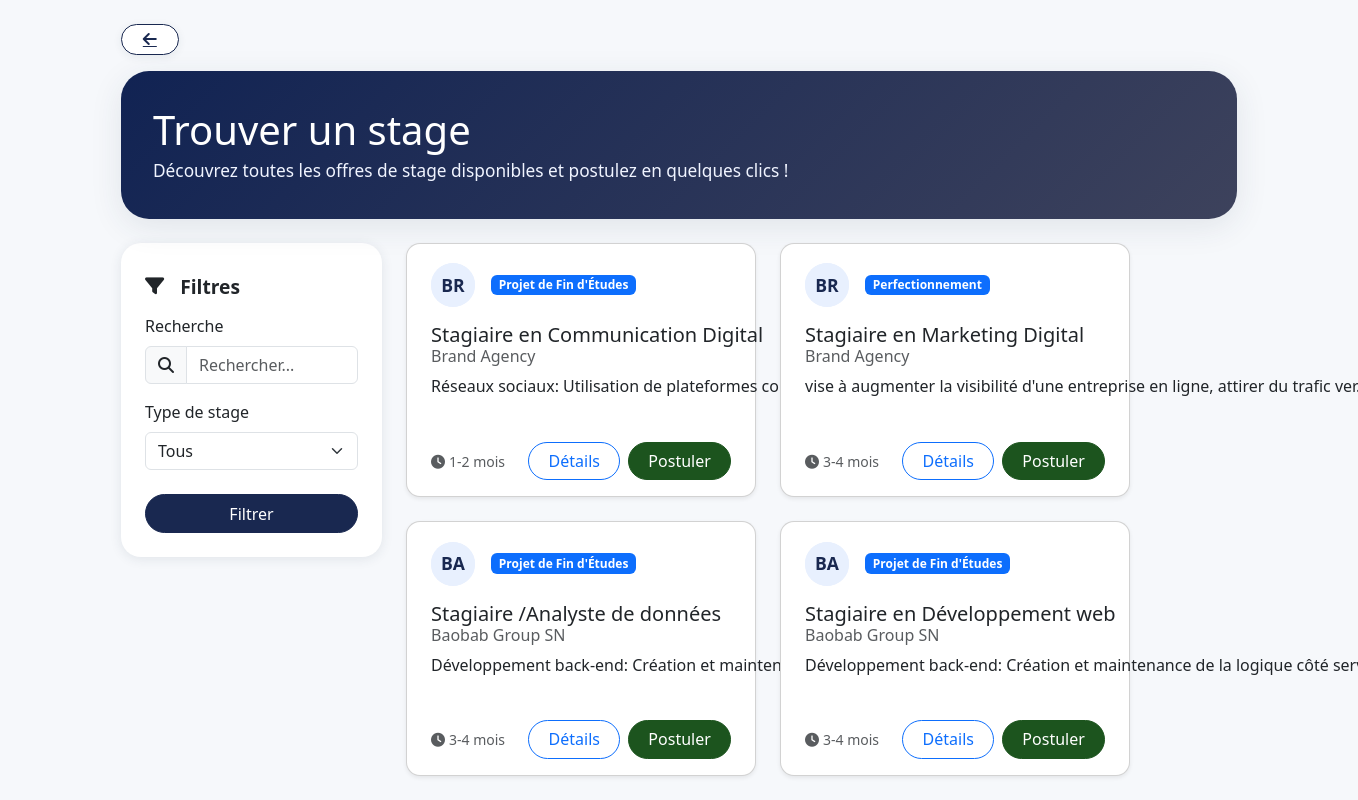
The page /stages/ (signed in) on the database its author committed.
### stages/models.py (models this page shows, shortened)
class Stage(models.Model):
    TYPE_CHOICES = [
        ('initiation', _('Initiation')),
        ('perfectionnement', _('Perfectionnement')),
        ('pfe', _('Projet de Fin d\'Études')),
    ]
    DUREE_CHOICES = [
        ('1-2', _('1-2 mois')),
        ('3-4', _('3-4 mois')),
        ('5-6', _('5-6 mois')),
    ]
    titre = models.CharField(_('Titre du stage'), max_length=200)
    entreprise = models.ForeignKey(Entreprise, on_delete=models.CASCADE, related_name='stages')
    type_stage = models.CharField(_('Type de stage'), max_length=20, choices=TYPE_CHOICES)
    duree = models.CharField(_('Durée'), max_length=10, choices=DUREE_CHOICES)
    description = models.TextField(_('Description'))
    competences_requises = models.TextField(_('Compétences requises'))
    remuneration = models.DecimalField(_('Rémunération'), max_digits=10, decimal_places=2, null=True, blank=True)
    date_debut = models.DateField(_('Date de début'))
    date_fin = models.DateField(_('Date de fin'))
    nombre_places = models.PositiveIntegerField(_('Nombre de places'), default=1)
    date_publication = models.DateTimeField(default=timezone.now)
    date_modification = models.DateTimeField(auto_now=True)
    est_actif = models.BooleanField(_('Actif'), default=True)
    class Meta:
        verbose_name = _('Stage')
        verbose_name_plural = _('Stages')
        ordering = ['-date_publication']

class Entreprise(models.Model):
    profile = models.OneToOneField(UserProfile, on_delete=models.CASCADE, related_name='entreprise', null=True)
    nom = models.CharField(max_length=200)
    secteur_activite = models.CharField(max_length=100)
    adresse = models.TextField()
    telephone = models.CharField(max_length=20)
    site_web = models.URLField(blank=True)
    description = models.TextField()
    logo = models.ImageField(upload_to='logos/', null=True, blank=True)
    date_inscription = models.DateTimeField(default=timezone.now)
    class Meta:
        verbose_name = _('Entreprise')
        verbose_name_plural = _('Entreprises')

### stages/views.py (the view)
# urls.py: path('stages/', views.stage_list, name='stage_list'),
def stage_list(request):
    user = request.user
    if user.is_authenticated and hasattr(user, 'profile') and user.profile.user_type == 'entreprise' and hasattr(user.profile, 'entreprise'):
        stages = Stage.objects.filter(est_actif=True, entreprise=user.profile.entreprise)
    else:
        stages = Stage.objects.filter(est_actif=True)
    query = request.GET.get('q')
    type_stage = request.GET.get('type')
    duree = request.GET.get('duree')
    if query:
        stages = stages.filter(
            Q(titre__icontains=query) |
            Q(description__icontains=query) |
            Q(entreprise__nom__icontains=query)
        )
    if type_stage:
        stages = stages.filter(type_stage=type_stage)
    if duree:
        stages = stages.filter(duree=duree)
    paginator = Paginator(stages, 10)
    page_number = request.GET.get('page')
    page_obj = paginator.get_page(page_number)
    context = {
        'page_obj': page_obj,
        'type_choices': Stage.TYPE_CHOICES,
        'duree_choices': Stage.DUREE_CHOICES,
    }
    return render(request, 'stages/stage_list.html', context)

### templates/stages/stage_list.html (shortened to what this page needs)
{% extends 'list_base.html' %}
{% load i18n %}
{% block content %}
<div class="container py-4">
  <a href="{% url 'stages:dashboard' %}" class="btn-back mb-3"><i class="fas fa-arrow-left"></i></a>
  {% if user.is_authenticated and user.profile and user.profile.user_type == 'entreprise' %}
    <div class="d-flex justify-content-between align-items-center mb-4">
      <h1 class="display-6 mb-0">{% trans "Mes Offres" %}</h1>
      <a href="{% url 'stages:stage_create' %}" class="btn btn-primary rounded-pill"><i class="fas fa-plus"></i> {% trans "Nouvelle offre" %}</a>
    </div>
  {% else %}
    <div class="stage-hero mb-4">
      <div class="hero-text">
        <h1 class="display-6 mb-1" style="color:#fff;">{% trans "Trouver un stage" %}</h1>
        <p class="mb-0" style="color:#f0f4ff; font-size:1.08rem;">{% trans "Découvrez toutes les offres de stage disponibles et postulez en quelques clics !" %}</p>
      </div>
    </div>
  {% endif %}
  <div class="row justify-content-center">
    {% if not user.is_authenticated or not user.profile or user.profile.user_type != 'entreprise' %}
    <div class="col-md-3 mb-4">
      <div class="stage-filters">
        <h5 class="card-title mb-0">
          <i class="fas fa-filter me-2"></i>{% trans "Filtres" %}
        </h5>
        <form method="get" id="filterForm">
          <div class="mb-3 mt-3">
            <label for="q" class="form-label">{% trans "Recherche" %}</label>
            <div class="input-group">
              <span class="input-group-text"><i class="fas fa-search"></i></span>
              <input type="text" class="form-control" id="q" name="q" value="{{ request.GET.q|default_if_none:'' }}" placeholder="{% trans 'Rechercher...' %}">
            </div>
          </div>
          <div class="mb-3">
            <label for="type" class="form-label">{% trans "Type de stage" %}</label>
            <select class="form-select" id="type" name="type">
              <option value="">{% trans "Tous" %}</option>
            </select>
          </div>
          <button type="submit" class="btn btn-primary btn-sm rounded-pill w-100 mt-2">{% trans "Filtrer" %}</button>
        </form>
      </div>
    </div>
    {% endif %}
    <div class="col-md-9">
      {% if page_obj %}
        <div class="stage-list-row">
          {% for stage in page_obj %}
            <div class="stage-card card h-100 shadow-sm">
              <div class="card-body d-flex flex-column p-0">
                <div class="d-flex align-items-center mb-3">
                  <div class="stage-logo me-3">
                    <div class="logo-placeholder">
                      {{ stage.entreprise.nom|default_if_none:""|slice:":2"|upper }}
                    </div>
                  </div>
                  <span class="badge bg-primary">{{ stage.get_type_stage_display }}</span>
                </div>
                <h5 class="card-title mb-1">{{ stage.titre }}</h5>
                <h6 class="card-subtitle mb-2 text-muted">{{ stage.entreprise.nom }}</h6>
                <p class="card-text text-truncate">{{ stage.description|truncatechars:80 }}</p>
              </div>
              <div class="card-footer">
                <span class="text-muted small me-auto"><i class="fas fa-clock me-1"></i>{{ stage.get_duree_display }}</span>
                {% if user.is_authenticated and user.profile and user.profile.user_type == 'entreprise' and stage.entreprise_id == user.profile.entreprise.id %}
                  <a href="{% url 'stages:stage_update' stage.pk %}" class="btn btn-outline-warning btn-sm rounded-pill">{% trans "Modifier" %}</a>
                  <a href="{% url 'stages:stage_delete' stage.pk %}" class="btn btn-outline-danger btn-sm rounded-pill" onclick="return confirm('{% trans "Confirmer la suppression de cette offre ?" %}');">{% trans "Supprimer" %}</a>
                {% elif user.is_authenticated %}
                  <a href="{% url 'stages:stage_detail' stage.pk %}" class="btn btn-outline-primary btn-sm rounded-pill">{% trans "Détails" %}</a>
                  <a href="{% url 'stages:candidature_create' stage.pk %}" class="btn btn-success btn-sm rounded-pill">{% trans "Postuler" %}</a>
                {% endif %}
              </div>
            </div>
          {% endfor %}
        </div>
      {% else %}
        <div class="alert alert-info" data-aos="fade-up">
          <i class="fas fa-info-circle me-2"></i>
          {% trans "Aucun stage ne correspond à vos critères de recherche." %}
        </div>
      {% endif %}
    </div>
  </div>
</div>
{% endblock %}

### templates/list_base.html (style rules this page uses)
body { background: #f6f8fb; min-height: 100vh; margin: 0; }

### templates/stages/stage_list.html (style rules this page uses)
body { background: #f6f8fb; }
.btn-back { background: #fff; color: #192850; border: 1.5px solid #192850; border-radius: 18px; font-weight: 600; padding: 0.4rem 1.3rem; margin-bottom: 1.2rem; box-shadow: 0 2px 8px 0 rgba(44,62,80,0.08); transition: background 0.2s, color 0.2s; display: inline-flex; align-items: center; gap: 0.5rem; position: relative; z-index: 2; }
.stage-hero { background: linear-gradient(135deg, #112353 0%, #3d425c 100%); border-radius: 28px; box-shadow: 0 8px 32px 0 rgba(44,62,80,0.10); color: #fff; padding: 2.2rem 2.2rem 2.2rem 2rem; display: flex; align-items: center; justify-content: space-between; margin-bottom: 2.5rem; min-height: 120px; position: relative; overflow: hidden; }
.stage-hero .hero-text { z-index: 2; }
.stage-filters { background: #fff; border-radius: 20px; box-shadow: 0 2px 12px 0 rgba(44,62,80,0.10); padding: 2rem 1.5rem 1.5rem 1.5rem; margin-bottom: 2rem; min-width: 260px; max-width: 320px; margin-left: auto; margin-right: auto; }
.stage-filters .card-title { font-size: 1.2rem; font-weight: 700; margin-bottom: 1.2rem; display: flex; align-items: center; gap: 0.5rem; }
.stage-list-row { display: flex; flex-wrap: wrap; gap: 1.5rem; align-items: flex-start; }
.stage-card { border-radius: 14px; box-shadow: 0 1px 6px 0 rgba(44,62,80,0.08); background: #fff; padding: 1.2rem 1.5rem 1rem 1.5rem; display: flex; flex-direction: column; align-items: flex-start; gap: 0.7rem; width: 350px; max-width: 100%; min-height: 120px; transition: box-shadow 0.2s, transform 0.2s; margin: 0; position: relative; }
.card-footer { background: transparent; border: none; width: 100%; display: flex; justify-content: flex-end; align-items: center; padding: 0.5rem 0 0 0; gap: 0.5rem; }
.stage-logo, .logo-placeholder { width: 44px; height: 44px; border-radius: 50%; background: #e8f0fe; color: #192850; display: flex; align-items: center; justify-content: center; font-weight: 700; font-size: 1.1rem; }
.btn-sm.rounded-pill { border-radius: 20px !important; padding: 0.4rem 1.2rem; font-size: 1rem; }
.btn-primary { background-color: #192850; border-color: #192850; }
.btn-success { background-color: #1c541e; border-color: #1c541e; }
.card-text.text-truncate { overflow: hidden; text-overflow: ellipsis; display: -webkit-box; -webkit-line-clamp: 2; -webkit-box-orient: vertical; min-height: 48px; max-height: 3.2em; }

### rows shown on the page
Stage: entreprise.nom "BR", type_stage "Projet de Fin d'Études", titre "Stagiaire en Communication Digital", entreprise.nom "Brand Agency", description "Réseaux sociaux: Utilisation de plateformes comme Facebook, Instagram, Twitter…", duree "1-2 mois"
Stage: entreprise.nom "BR", type_stage "Perfectionnement", titre "Stagiaire en Marketing Digital", entreprise.nom "Brand Agency", description "vise à augmenter la visibilité d'une entreprise en ligne, attirer du trafic…", duree "3-4 mois"
Stage: entreprise.nom "BA", type_stage "Projet de Fin d'Études", titre "Stagiaire /Analyste de données", entreprise.nom "Baobab Group SN", description "Développement back-end: Création et maintenance de la logique côté serveur, ge…", duree "3-4 mois"
Stage: entreprise.nom "BA", type_stage "Projet de Fin d'Études", titre "Stagiaire en Développement web", entreprise.nom "Baobab Group SN", description "Développement back-end: Création et maintenance de la logique côté…", duree "3-4 mois"
